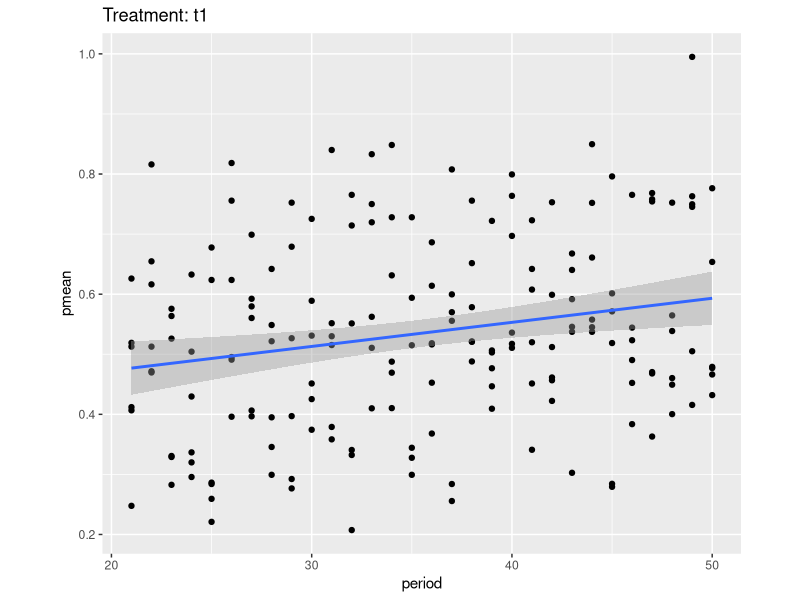
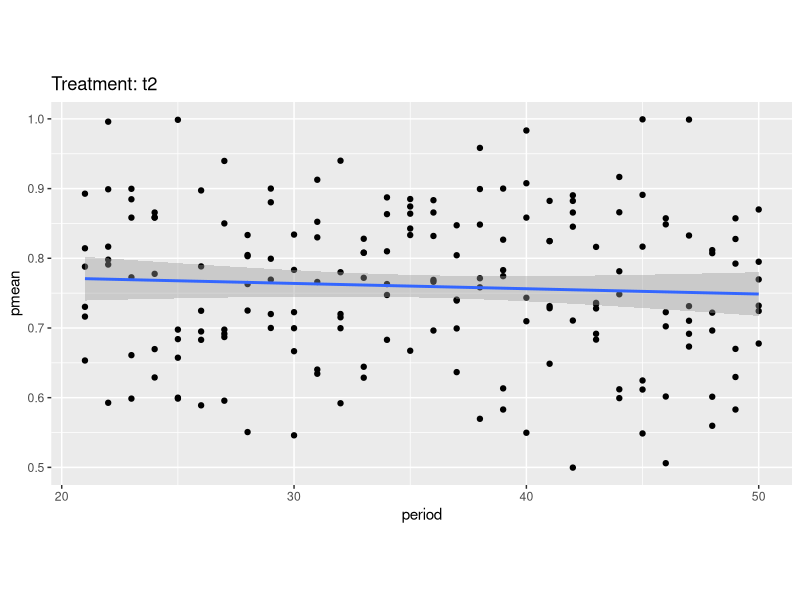
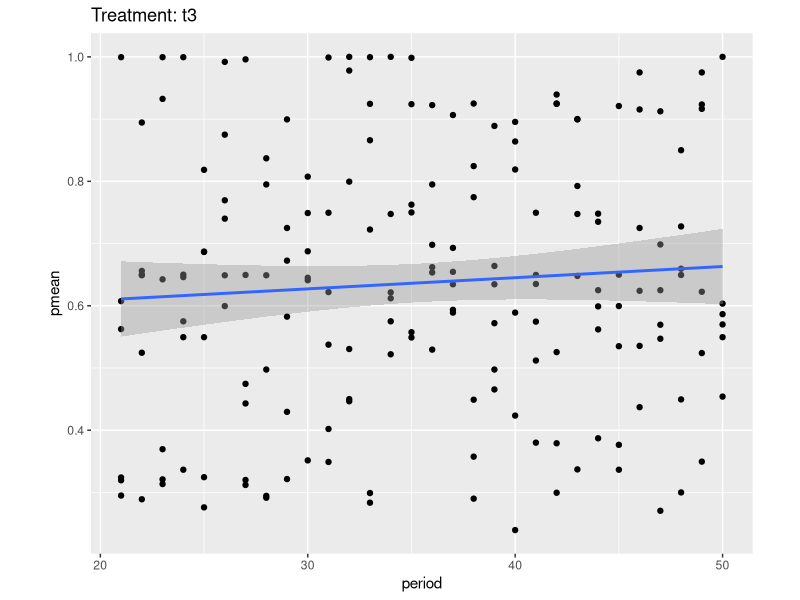
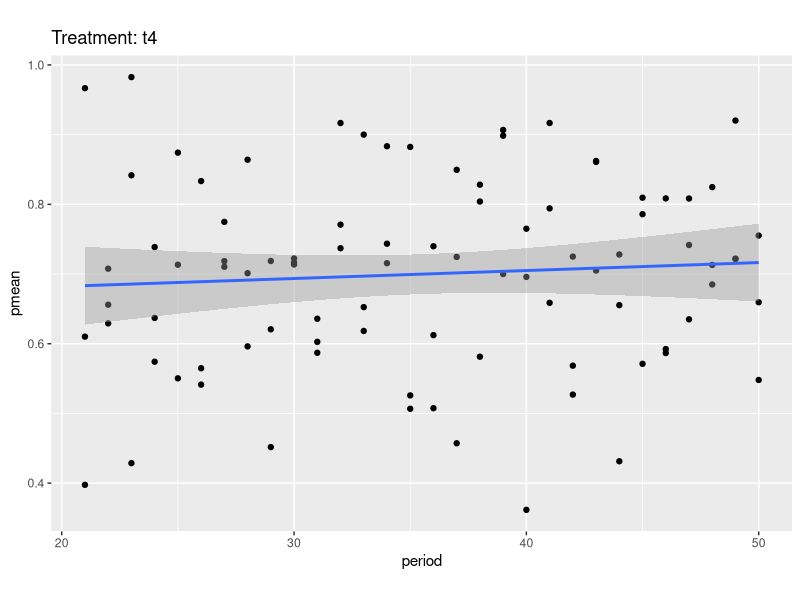
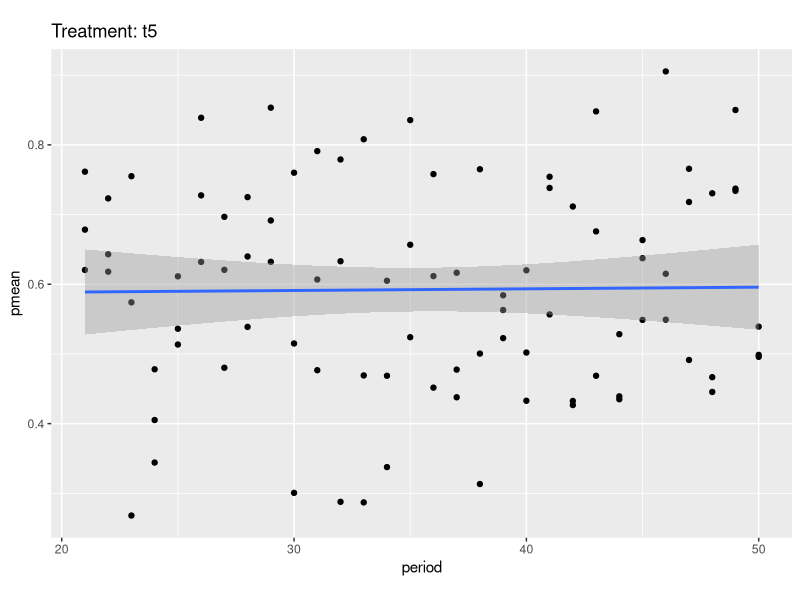
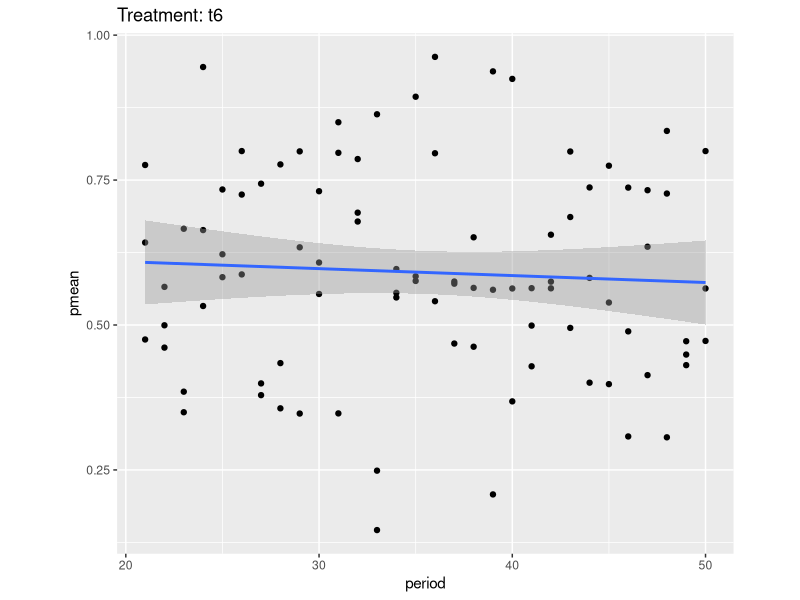
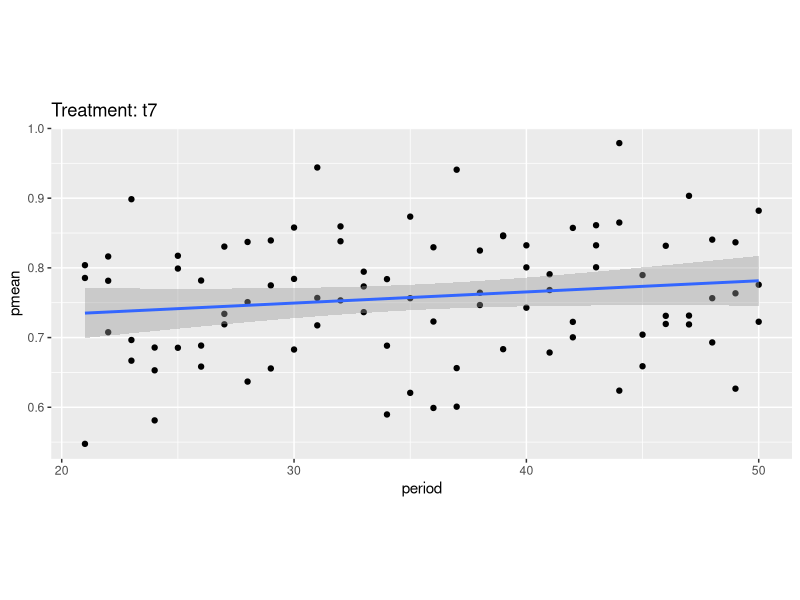
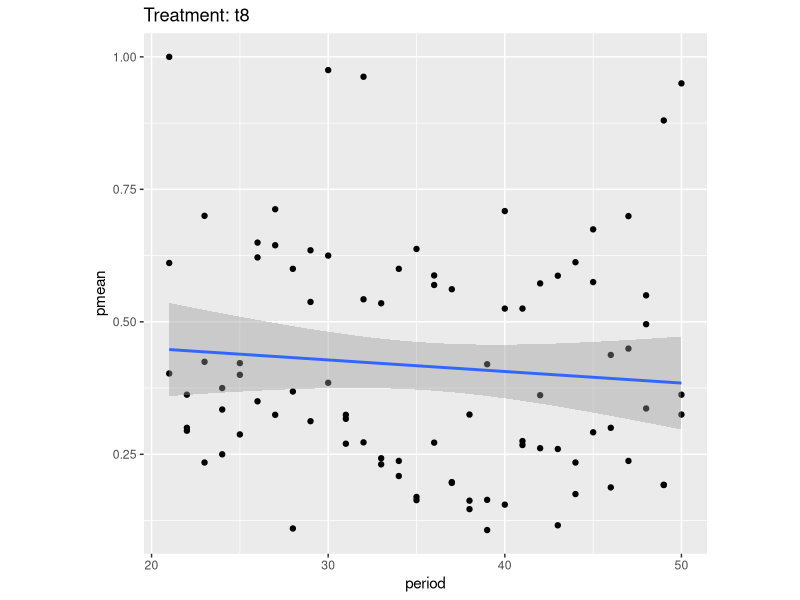

The R script that drew these images, in order:
library(tidyverse)
library(stringr)
library(magrittr)
library(lazyeval)

col_types <- cols(treat = col_character(),
                  bias = col_character(),
                  n = col_integer(),
                  k = col_integer(),
                  subject = col_integer(),
                  market = col_integer(),
                  indexed = col_logical(),
                  period = col_integer(),
                  price = col_double(),
                  p1 = col_double(),
                  p2 = col_double(),
                  p3 = col_double(),
                  p4 = col_double())

db <- read_tsv("./search.csv", col_types = col_types) %>%
  filter(period > 20) %>%
  mutate(treat_id = as.integer(str_sub(treat, 2)),
         market_id = treat_id * 1000 + market * 100 + period,
         group = as.integer(floor((period - 1) / 10)),
         epsprice = if_else(bias == "u" | indexed, price, NA_real_),
         muprice = if_else(indexed, price, NA_real_))

pricedb <- db %>% group_by(market_id) %>%
  summarise(treat = first(treat),
            period = first(period),
            pmean = mean(epsprice, na.rm = TRUE),
            pmin = min(muprice, na.rm = TRUE))

pricedb %>% group_by(treat) %>%
  summarise('Avg p: mean' = mean(pmean),
            'Avg p: sd' = sd(pmean),
            'Min p: mean' = mean(pmin),
            'MIn p: sd' = sd(pmin))


avg1 <- filter(pricedb, treat == "t1")$pmean
avg2 <- filter(pricedb, treat == "t2")$pmean
avg3 <- filter(pricedb, treat == "t3")$pmean
avg4 <- filter(pricedb, treat == "t4")$pmean
avg5 <- filter(pricedb, treat == "t5")$pmean
avg6 <- filter(pricedb, treat == "t6")$pmean
avg7 <- filter(pricedb, treat == "t7")$pmean
avg8 <- filter(pricedb, treat == "t8")$pmean

min1 <- filter(pricedb, treat == "t1")$pmin
min2 <- filter(pricedb, treat == "t2")$pmin
min3 <- filter(pricedb, treat == "t3")$pmin
min4 <- filter(pricedb, treat == "t4")$pmin
min5 <- filter(pricedb, treat == "t5")$pmin
min6 <- filter(pricedb, treat == "t6")$pmin
min7 <- filter(pricedb, treat == "t7")$pmin
min8 <- filter(pricedb, treat == "t8")$pmin

kruskal.test(epsprice ~ group, data = filter(db, treat == "t1", group != 2))
kruskal.test(epsprice ~ group, data = filter(db, treat == "t2", group != 2))
kruskal.test(epsprice ~ group, data = filter(db, treat == "t3", group != 2))
kruskal.test(epsprice ~ group, data = filter(db, treat == "t4", group != 2))
kruskal.test(epsprice ~ group, data = filter(db, treat == "t5", group != 2))
kruskal.test(epsprice ~ group, data = filter(db, treat == "t6", group != 2))
kruskal.test(epsprice ~ group, data = filter(db, treat == "t7", group != 2))
kruskal.test(epsprice ~ group, data = filter(db, treat == "t8", group != 2))


filter(pricedb, treat == "t1") %$% cor.test(pmean, period, method = "kendall")
filter(pricedb, treat == "t2") %$% cor.test(pmean, period, method = "kendall")
filter(pricedb, treat == "t3") %$% cor.test(pmean, period, method = "kendall")
filter(pricedb, treat == "t4") %$% cor.test(pmean, period, method = "kendall")
filter(pricedb, treat == "t5") %$% cor.test(pmean, period, method = "kendall")
filter(pricedb, treat == "t6") %$% cor.test(pmean, period, method = "kendall")
filter(pricedb, treat == "t7") %$% cor.test(pmean, period, method = "kendall")
filter(pricedb, treat == "t8") %$% cor.test(pmean, period, method = "kendall")


do_plot <- function(treat) {
  ggplot(data = filter_(pricedb, interp(~ treat == x, x = treat)),
         mapping = aes(x = period, y = pmean)) +
    geom_point() +
    geom_smooth(method = "lm") +
    coord_fixed(ratio = 30 / 1) +
    ggtitle(paste0("Treatment: ", treat))
}

treatments <- paste0("t", 1:8)
for(t in treatments) {
  plt <- do_plot(t)
  print(plt)
}

ggplot(data = filter(pricedb, treat == "t8"),
       mapping = aes(x = period, y = pmean)) +
  geom_point() +
  geom_smooth()


filter(pricedb, treat == "t1") %$% plot(period, pmean)



t.test(avg1, avg4, alternative = "less")

t.test(avg5, avg4, alternative = "less")
t.test(avg7, avg4, alternative = "less")
t.test(avg7, avg5, alternative = "less")
t.test(avg2, avg1, alternative = "less")

t.test(avg2, avg7, alternative = "two.sided")

t.test(avg6, avg4, alternative = "less")
t.test(avg8, avg4, alternative = "less")
t.test(avg8, avg6, alternative = "less")
t.test(avg3, avg1, alternative = "less")

t.test(avg8, avg3, alternative = "less")

t.test(avg6, avg5, alternative = "less")
t.test(avg8, avg7, alternative = "less")
t.test(avg3, avg2, alternative = "less")


t.test(min4, min1, alternative = "less")

t.test(min4, min5, alternative = "less")
t.test(min4, min7, alternative = "less")
t.test(min5, min7, alternative = "less")
t.test(min1, min2, alternative = "less")

t.test(min2, min7, alternative = "two.sided")

t.test(min6, min4, alternative = "less")
t.test(min8, min4, alternative = "less")
t.test(min8, min6, alternative = "less")
t.test(min3, min1, alternative = "less")

t.test(min8, min3, alternative = "less")

t.test(min6, min5, alternative = "less")
t.test(min8, min7, alternative = "less")
t.test(min3, min2, alternative = "less")



wilcox.test(avg1, avg4, alternative = "less")

wilcox.test(avg5, avg4, alternative = "less")
wilcox.test(avg7, avg4, alternative = "less")
wilcox.test(avg7, avg5, alternative = "less")
wilcox.test(avg2, avg1, alternative = "less")

wilcox.test(avg2, avg7, alternative = "two.sided")

wilcox.test(avg6, avg4, alternative = "less")
wilcox.test(avg8, avg4, alternative = "less")
wilcox.test(avg8, avg6, alternative = "less")
wilcox.test(avg3, avg1, alternative = "less")

wilcox.test(avg8, avg3, alternative = "less")

wilcox.test(avg6, avg5, alternative = "less")
wilcox.test(avg8, avg7, alternative = "less")
wilcox.test(avg3, avg2, alternative = "less")


wilcox.test(min4, min1, alternative = "less")

wilcox.test(min4, min5, alternative = "less")
wilcox.test(min4, min7, alternative = "less")
wilcox.test(min5, min7, alternative = "less")
wilcox.test(min1, min2, alternative = "less")

wilcox.test(min2, min7, alternative = "two.sided")

wilcox.test(min6, min4, alternative = "less")
wilcox.test(min8, min4, alternative = "less")
wilcox.test(min8, min6, alternative = "less")
wilcox.test(min3, min1, alternative = "less")

wilcox.test(min8, min3, alternative = "less")

wilcox.test(min6, min5, alternative = "less")
wilcox.test(min8, min7, alternative = "less")
wilcox.test(min3, min2, alternative = "less")

